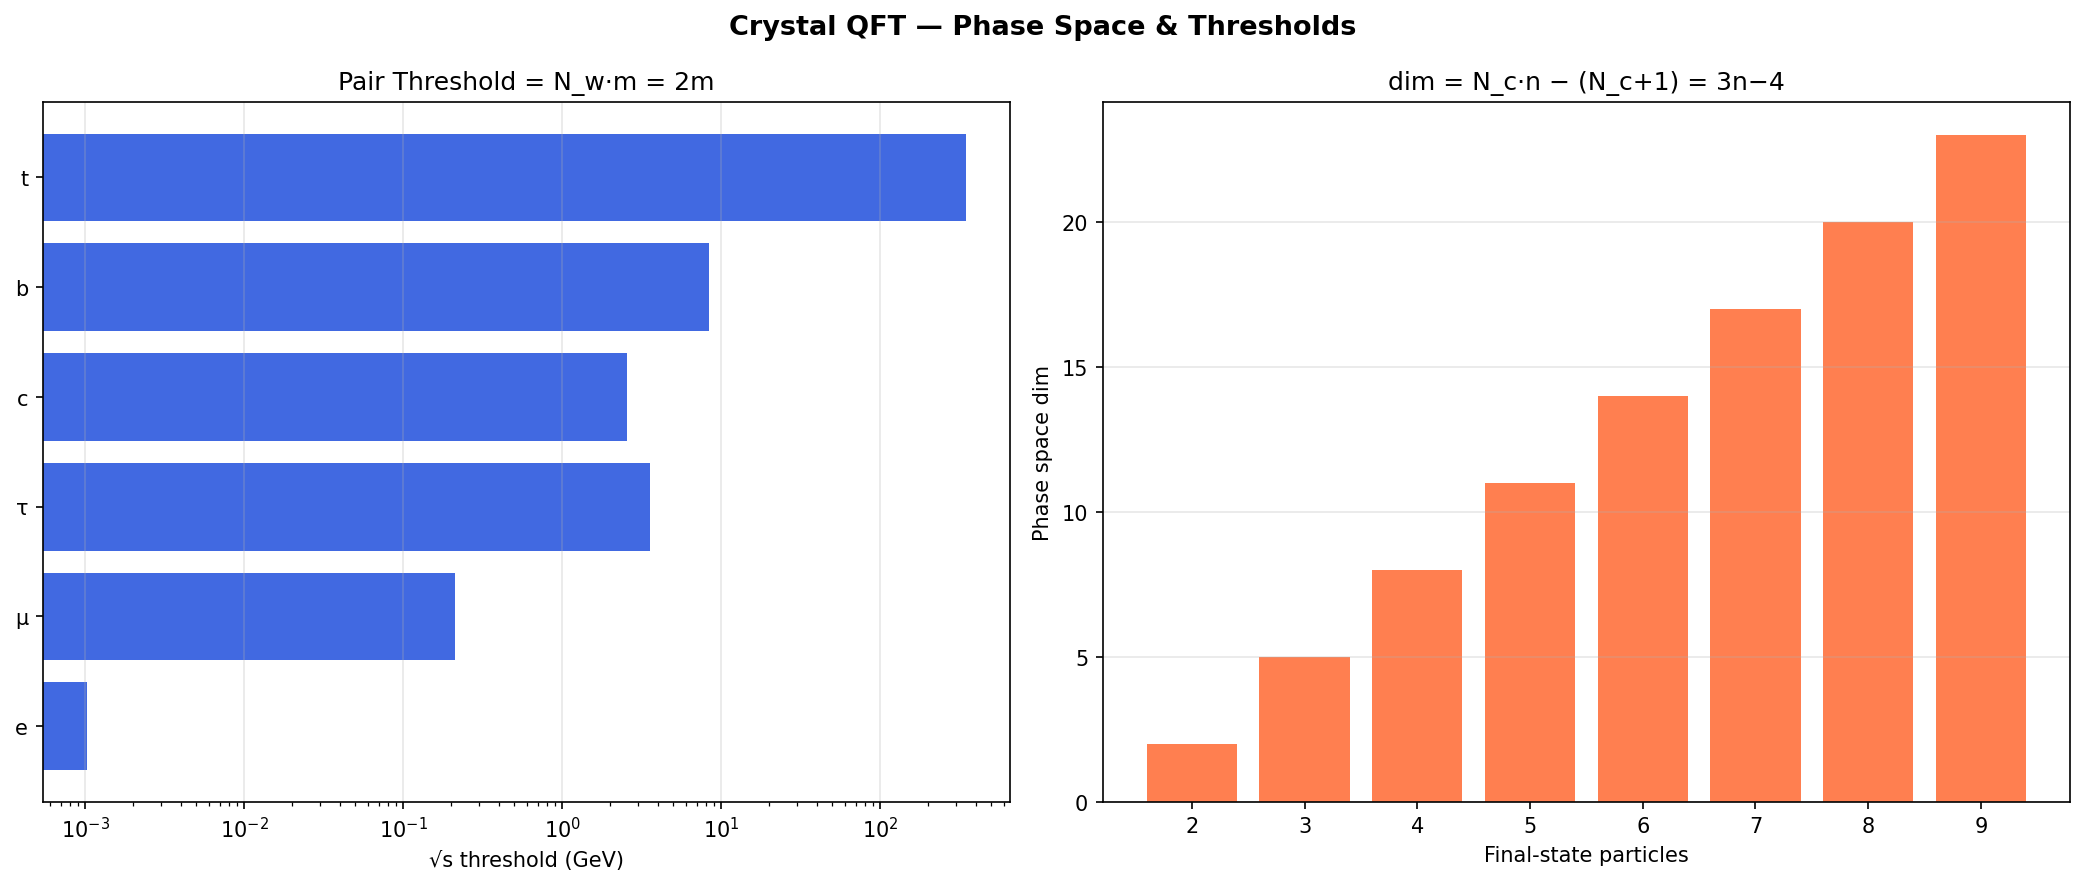

The script that saved this image:
#!/usr/bin/env python3
"""Crystal QFT — Phase Space: Φ₂ = 1/(8π) = 1/(d_colour·π)"""
import crystal_toe as ct
import numpy as np
import matplotlib.pyplot as plt

toe = ct.Toe(); qf = toe.qft()
fig, axes = plt.subplots(1, 2, figsize=(14, 6))
fig.suptitle("Crystal QFT — Phase Space & Thresholds", fontsize=13, fontweight='bold')

masses = {'e': 0.511e-3, 'μ': 0.1057, 'τ': 1.777, 'c': 1.27, 'b': 4.18, 't': 173.0}
thresholds = {k: qf.pair_threshold(m) for k, m in masses.items()}
axes[0].barh(list(thresholds.keys()), list(thresholds.values()), color='royalblue')
axes[0].set_xlabel('√s threshold (GeV)'); axes[0].set_title(f'Pair Threshold = N_w·m = 2m')
axes[0].set_xscale('log'); axes[0].grid(True, alpha=0.3, axis='x')

n_final = list(range(2, 10))
dims = [qf.n_c()*n - (qf.n_c()+1) for n in n_final]
axes[1].bar([str(n) for n in n_final], dims, color='coral')
axes[1].set_xlabel('Final-state particles'); axes[1].set_ylabel('Phase space dim')
axes[1].set_title(f'dim = N_c·n − (N_c+1) = 3n−4'); axes[1].grid(True, alpha=0.3, axis='y')
plt.tight_layout(); plt.savefig('qft_phase_space.png', dpi=150, bbox_inches='tight'); plt.show()
